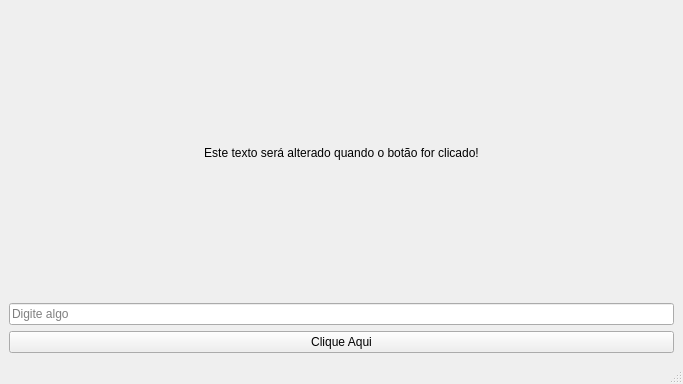
<?xml version="1.0" encoding="UTF-8"?>
<ui version="4.0">
 <class>MainWindow</class>
 <widget class="QMainWindow" name="MainWindow">
  <property name="geometry">
   <rect>
    <x>0</x>
    <y>0</y>
    <width>683</width>
    <height>384</height>
   </rect>
  </property>
  <property name="windowTitle">
   <string>XML QMainWindow e connect</string>
  </property>
  <property name="windowIcon">
   <iconset>
    <normaloff>../../assets/icons/icon.png</normaloff>../../assets/icons/icon.png</iconset>
  </property>
  <widget class="QWidget" name="centralwidget">
   <layout class="QVBoxLayout" name="verticalLayout">
    <item>
     <widget class="QLabel" name="label">
      <property name="text">
       <string>Este texto será alterado quando o botão for clicado!</string>
      </property>
      <property name="alignment">
       <set>Qt::AlignCenter</set>
      </property>
     </widget>
    </item>
    <item>
     <widget class="QLineEdit" name="line_edit">
      <property name="placeholderText">
       <string>Digite algo</string>
      </property>
     </widget>
    </item>
    <item>
     <widget class="QPushButton" name="push_button">
      <property name="text">
       <string>Clique Aqui</string>
      </property>
     </widget>
    </item>
   </layout>
  </widget>
  <widget class="QMenuBar" name="menubar">
   <property name="geometry">
    <rect>
     <x>0</x>
     <y>0</y>
     <width>683</width>
     <height>21</height>
    </rect>
   </property>
  </widget>
  <widget class="QStatusBar" name="statusbar"/>
  <action name="actionSair">
   <property name="text">
    <string>Sair</string>
   </property>
  </action>
 </widget>
 <resources/>
 <connections/>
</ui>
